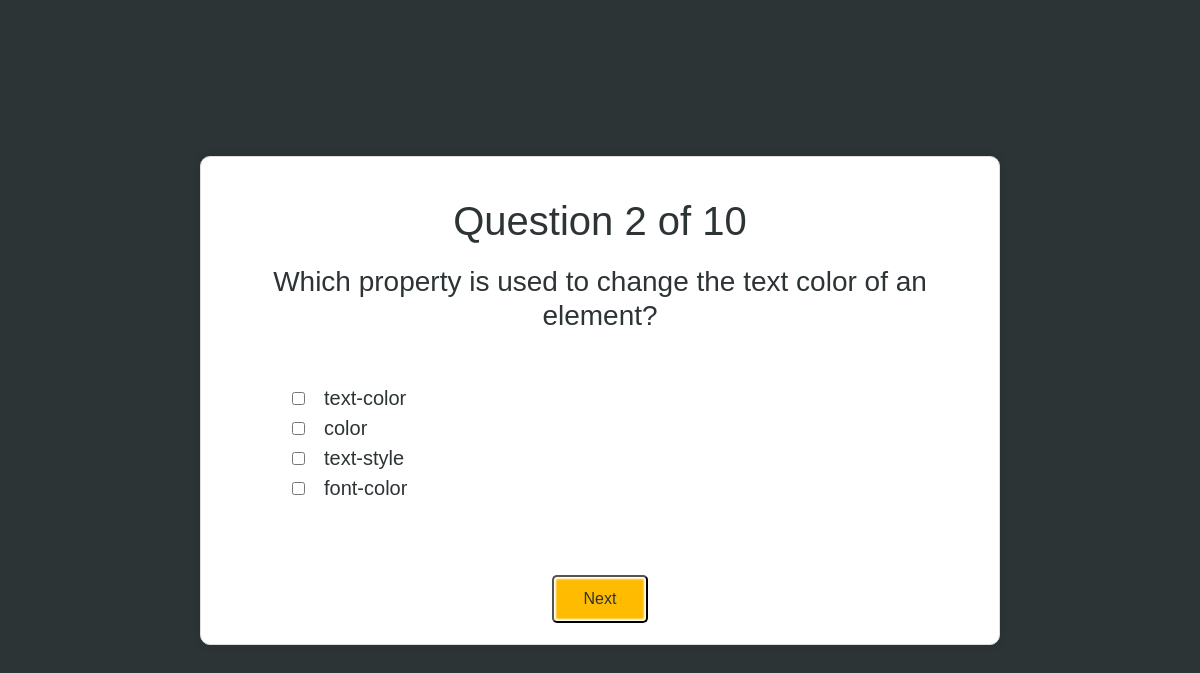
Screenshot of /quiz_view/5/2/ with the database file from the repository.
### quiz/models.py (models this page shows, shortened)
class Question(models.Model):
    quiz = models.ForeignKey(Quiz, on_delete=models.CASCADE)
    text = models.CharField(max_length=200)

class Choice(models.Model):
    question = models.ForeignKey(Question, on_delete=models.CASCADE)
    text = models.CharField(max_length=100)
    is_correct = models.BooleanField(default=False)

### quiz/views.py (the view, shortened to what this page needs)
# urls.py: path('quiz_view/<int:quiz_id>/<int:question_number>/', qz.quiz_view, name='quiz_view'),
def quiz_view(request, quiz_id, question_number=1):
    quiz = Quiz.objects.get(id=quiz_id)
    questions = Question.objects.filter(quiz=quiz)
    current_question = questions[question_number - 1]
    context = {
        'quiz': quiz,
        'question': current_question,
        'question_number': question_number,
        'total_questions': len(questions)
    }
    return render(request, 'quiz_view.html', context)

### templates/quiz_view.html (shortened to what this page needs)
{% extends "base2.html" %}
{% block base %}
<!DOCTYPE html>
<html lang="en">
<head>
    <link rel="stylesheet" href="https://maxcdn.bootstrapcdn.com/font-awesome/4.7.0/css/font-awesome.min.css">
    <link rel="stylesheet" href="/static/bootstrap-css/bootstrap.css">
    <link rel="stylesheet" href="/static/css/styleWelcome.css">
    <link rel="stylesheet" href="/static/css/quiz.css">
</head>
<body>
   <div class="quiz-content">
        <div class="quiz-main-heading">
            <h1>Question {{ question_number }} of {{ total_questions }}</h1>
        </div>
        <form action="{% url 'quiz_view' quiz.id question_number %}" method="post">
            <div class="quiz-main-heading">
                <h3>{{ question.text }}</h3>
            </div>
            <div class="quiz-options" >
                <ul>
                    {% for choice in question.choice_set.all %}
                        <input type="checkbox" id="choice_{{ choice.id }}" name="choice" value="{{ choice.id }}">{{ choice.text }}<br>
                    {% endfor %}
                </ul>
            </div>
            <div class="btn-container" >
                <button id="btnH1" type="submit">Next</button>
            </div>
        </form>
    </div>
</body>
</html>
{% endblock base %}

### static/css/styleWelcome.css (style rules this page uses)
* { margin: 0; padding: 0; }
html { scroll-behavior: smooth; }

### static/css/quiz.css (style rules this page uses)
* { box-sizing: border-box; margin: 0; padding: 0; }
body { font-family: Arial, sans-serif; background-color: #2d3436; color: #fff; }
.quiz-content { max-width: 800px; margin: 40px auto; padding: 20px; background-color: #fff; border: 1px solid #ddd; border-radius: 10px; box-shadow: 0 0 10px rgba(0, 0, 0, 0.1); }
.quiz-main-heading { margin-bottom: 20px; }
.quiz-main-heading h1,.quiz-main-heading h3 { color: #2d3436; text-align: center; margin-bottom: 10px; }
.quiz-options { margin-top: 20px; color:#2d3436; padding:11px ; }
.quiz-options ul { list-style: none; margin-left: 60px; margin-top: 20px; margin-bottom: 10px; font-size: 20px; }
.quiz-options input[type="checkbox"] { margin-right: 19px; padding: 20px; }
.btn-container { text-align: center; margin-top: 50px; }
#btnH1 { background-color: #ffbb00; color: #2d3436; padding: 10px 30px; font-size: 16px; cursor: pointer; display: inline-block; text-align: center; margin: 1px; box-shadow: inset 0 0 2px 2px white; border-radius: 5px; }

### rows the page displays
Question: text "Which property is used to change the text color of an element?"
Choice: text "text-color"
Choice: text "color"
Choice: text "text-style"
Choice: text "font-color"

### other values shown
{{ question_number }} "2"
{{ total_questions }} "10"
